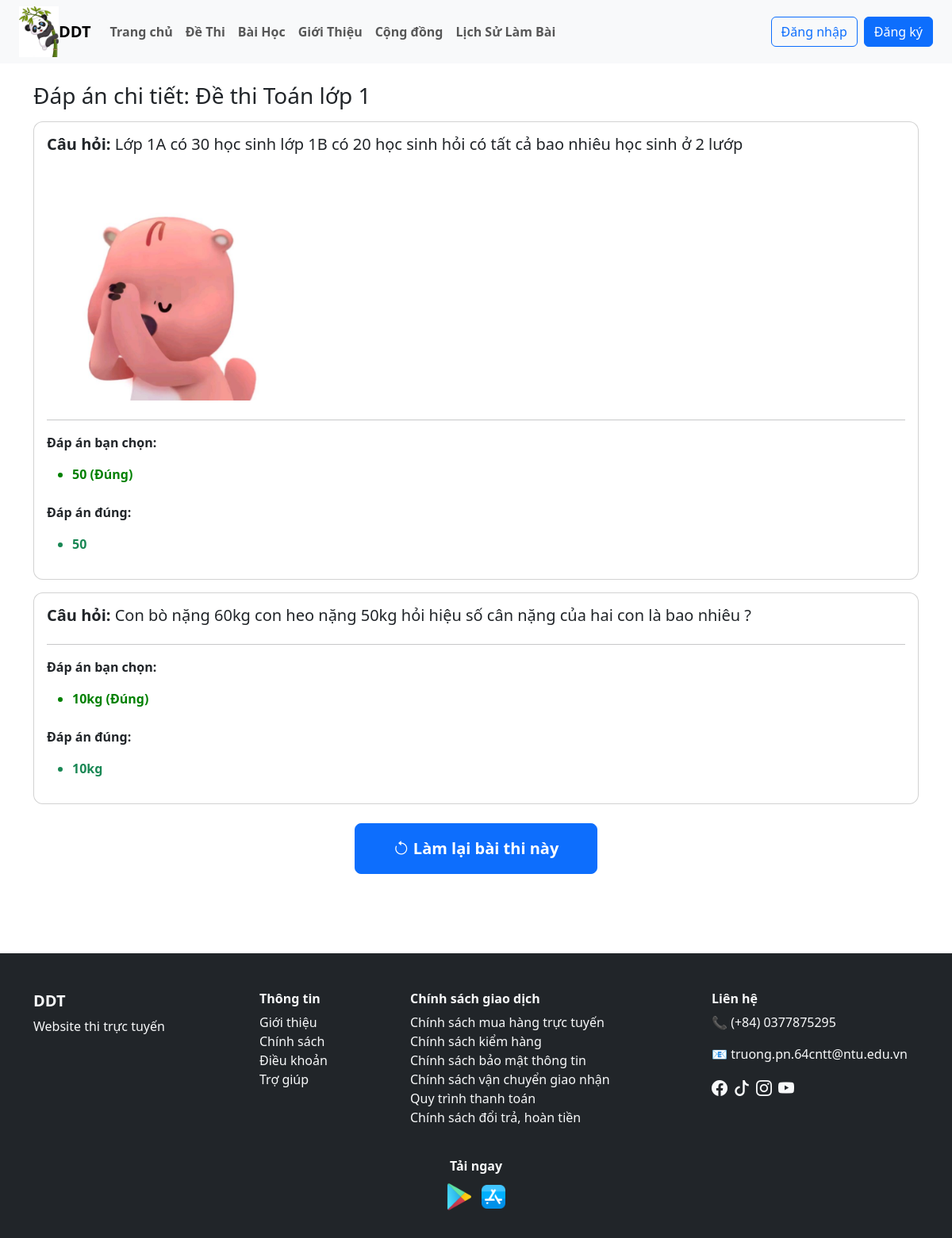
The app's page /user/xem_dap_an.php?id_kq=KQ10 with its own data.
### tables this page shows
CREATE TABLE `ket_qua_thi` (
  `id` varchar(10) NOT NULL,
  `id_nguoi_dung` varchar(10) NOT NULL,
  `id_de_thi` varchar(10) NOT NULL,
  `diem_so` float DEFAULT NULL,
  `thoi_gian_nop` datetime DEFAULT current_timestamp(),
  `thoi_gian_bat_dau` datetime NOT NULL DEFAULT current_timestamp()
);

CREATE TABLE `de_thi` (
  `id` varchar(10) NOT NULL,
  `id_danh_muc` int(11) DEFAULT NULL,
  `ten_de_thi` varchar(255) NOT NULL,
  `mo_ta` text DEFAULT NULL,
  `thoi_gian` int(11) DEFAULT NULL,
  `id_bai_hoc` varchar(10) DEFAULT NULL,
  `thang_diem` int(11) DEFAULT 10,
  `ngay_tao` datetime DEFAULT current_timestamp(),
  `trang_thai` tinyint(1) NOT NULL DEFAULT 0
);

CREATE TABLE `ket_qua_chi_tiet` (
  `id` int(11) NOT NULL,
  `id_ket_qua` varchar(10) NOT NULL,
  `id_cau_hoi` varchar(10) NOT NULL,
  `id_lua_chon` varchar(10) DEFAULT NULL
);

CREATE TABLE `cau_hoi` (
  `id` varchar(10) NOT NULL,
  `id_de_thi` varchar(10) NOT NULL,
  `noi_dung` text NOT NULL,
  `hinh_anh` varchar(255) DEFAULT NULL,
  `muc_do` varchar(20) DEFAULT NULL
);

### user/xem_dap_an.php (the view, shortened to what this page needs)
<?php
include("./header.php");
$id_kq = $_GET['id_kq'];
$sql_info = "
    SELECT kq.id_de_thi, dt.ten_de_thi
    FROM ket_qua_thi kq
    JOIN de_thi dt ON kq.id_de_thi = dt.id
    WHERE kq.id = '$id_kq'
";
$rs_info = mysqli_query($dbc, $sql_info);
$info = mysqli_fetch_assoc($rs_info);
$sql_ct = "
SELECT
    ch.id AS id_cau_hoi,
    ch.noi_dung AS cau_hoi,
    ch.hinh_anh,
    kqct.id_lua_chon AS lua_chon_user,
    lc_user.noi_dung AS nd_user,
    lc_user.dung_sai AS user_dung_sai,
    lc_dung.id AS id_lc_dung,
    lc_dung.noi_dung AS nd_dung
FROM ket_qua_chi_tiet kqct
JOIN cau_hoi ch ON kqct.id_cau_hoi = ch.id
LEFT JOIN lua_chon lc_user ON kqct.id_lua_chon = lc_user.id
JOIN lua_chon lc_dung
    ON lc_dung.id_cau_hoi = ch.id
    AND lc_dung.dung_sai = 1
WHERE kqct.id_ket_qua = '$id_kq'
ORDER BY ch.id
";
$result = mysqli_query($dbc, $sql_ct);
$questions = [];
while ($row = mysqli_fetch_assoc($result)) {
    $id = $row['id_cau_hoi'];
    if (!isset($questions[$id])) {
        $questions[$id] = [
            'cau_hoi' => $row['cau_hoi'],
            'hinh_anh' => $row['hinh_anh'],
            'user_answers' => [],
            'correct_answers' => []
        ];
    }
    if ($row['lua_chon_user'] !== null) {
        if (!in_array(
            $row['nd_user'],
            array_column($questions[$id]['user_answers'], 'noi_dung')
        )) {
            $questions[$id]['user_answers'][] = [
                'noi_dung' => $row['nd_user'],
                'dung_sai' => $row['user_dung_sai']
            ];
        }
    }
    if (!in_array(
        $row['nd_dung'],
        array_column($questions[$id]['correct_answers'], 'noi_dung')
    )) {
        $questions[$id]['correct_answers'][] = [
            'noi_dung' => $row['nd_dung']
        ];
    }
}
?>
<div class="container my-4">
    <h3>Đáp án chi tiết: <?= $info['ten_de_thi'] ?></h3>
    <?php foreach ($questions as $q): ?>
    <div class="card p-3 my-3">
        <h5><strong>Câu hỏi:</strong> <?= $q['cau_hoi'] ?></h5>
        <?php if (!empty($q['hinh_anh'])): ?>
        <img src="./image_cauhoi/<?= $q['hinh_anh'] ?>" alt="Hình câu hỏi" style="max-width:300px" class="my-2">
        <?php endif; ?>
        <hr>
        <p><strong>Đáp án bạn chọn:</strong></p>
        <?php if (empty($q['user_answers'])): ?>
        <span class="text-warning fw-bold">Chưa chọn đáp án</span>
        <?php else: ?>
        <ul>
            <?php foreach ($q['user_answers'] as $ua): ?>
            <li style="color: <?= $ua['dung_sai'] ? 'green' : 'red' ?>; font-weight:bold">
                <?= $ua['noi_dung'] ?>
                (<?= $ua['dung_sai'] ? 'Đúng' : 'Sai' ?>)
            </li>
            <?php endforeach; ?>
        </ul>
        <?php endif; ?>
        <p class="mt-2"><strong>Đáp án đúng:</strong></p>
        <ul>
            <?php foreach ($q['correct_answers'] as $ca): ?>
            <li class="text-success fw-bold"><?= $ca['noi_dung'] ?></li>
            <?php endforeach; ?>
        </ul>
    </div>
    <?php endforeach; ?>
    <div class="text-center mt-4">
        <a href="thi.php?id=<?= $info["id_de_thi"] ?>" class="btn btn-primary btn-lg px-5 py-3 fw-bold">
            <i class="bi bi-arrow-counterclockwise"></i> Làm lại bài thi này
        </a>
    </div>
</div>
<?php include("./footer.php"); ?>

### user/CSS/style_user.css (style rules this page uses)
.card { border-radius: 12px; overflow: hidden; }

### records on screen
ket_qua_thi: id_de_thi.ten_de_thi "Đề thi Toán lớp 1"
ket_qua_chi_tiet: id_cau_hoi.noi_dung "Lớp 1A có 30 học sinh lớp 1B có 20 học sinh hỏi có tất cả bao nhiêu học sinh ở 2 lướp", id_cau_hoi.hinh_anh (picture), noi_dung "50"
ket_qua_chi_tiet: noi_dung "10kg"

### other values on screen
$q['cau_hoi'] "Con bò nặng 60kg con heo nặng 50kg hỏi hiệu số cân nặng của hai con là bao nhiêu ?"
$ca['noi_dung'] "10kg"
